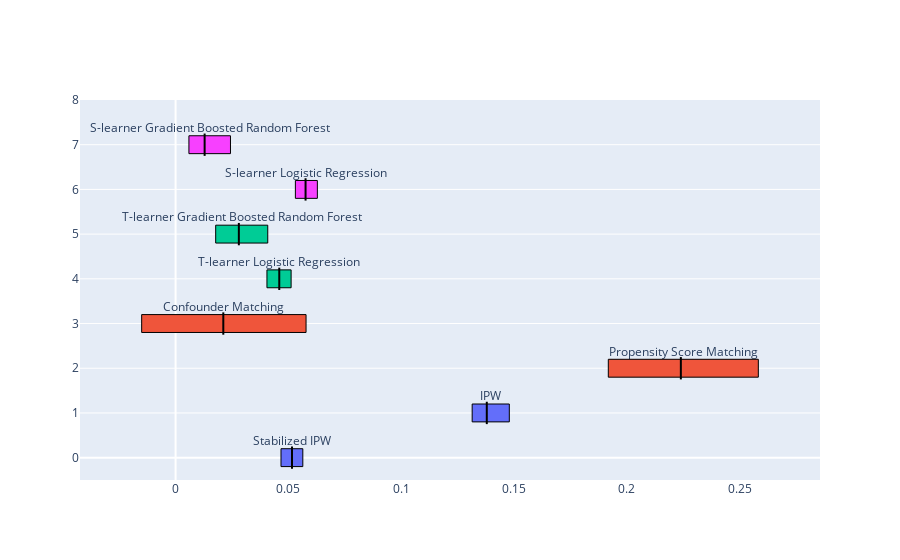

Notebook cell for this chart:
### Markdown cell above
##  Graphics

### Code cell
import plotly.graph_objects as go

# get the data for plots
eta_estimators = [
    stable_ate,
    ipw_ate,
    prop_match,
    conf_match,
    *model_ates_t.values(),
    *model_ates_s.values(),
]
all_CIs = [
    stable_ate_ci,
    ipw_ate_ci,
    prop_match_ci,
    conf_match_ci,
    *model_ates_ci_t.values(),
    *model_ates_ci_s.values(),
]

colors = [
    "#636EFA",
    "#636EFA",
    "#EF553B",
    "#EF553B",
    "#00CC96",
    "#00CC96",
    "#F740FF",
    "#F740FF",
]
texts = [
    "Stabilized IPW",
    "IPW",
    "Propensity Score Matching",
    "Confounder Matching",
    "T-learner Logistic Regression",
    "T-learner Gradient Boosted Random Forest",
    "S-learner Logistic Regression",
    "S-learner Gradient Boosted Random Forest",
]

# plot the data
# layout = go.Layout(title = f'ATE point estimators and CIs (vertical line is the point estimator, rectangle is the CI)',yaxis = go.layout.YAxis(showticklabels=False))
layout = go.Layout()
fig = go.Figure(layout=layout)
# Set axes properties
min_val, max_val = all_CIs[0][0], all_CIs[0][0]
for idx_estimators, estimators in enumerate(eta_estimators):
    eta_value = estimators
    CI_left = all_CIs[idx_estimators][0]
    CI_right = all_CIs[idx_estimators][1]

    if CI_left < min_val:
        min_val = CI_left
    if CI_right > max_val:
        max_val = CI_right

    # Rectangle
    fig.add_shape(
        type="rect",
        x0=CI_left,
        y0=idx_estimators - 0.2,
        x1=CI_right,
        y1=idx_estimators + 0.2,
        line=dict(color="black", width=1),
        fillcolor=colors[idx_estimators],
    )

    # line
    fig.add_shape(
        type="line",
        x0=eta_value,
        y0=idx_estimators - 0.25,
        x1=eta_value,
        y1=idx_estimators + 0.25,
        line=dict(color="black"),
        fillcolor=colors[idx_estimators],
    )

    # text
    fig.add_trace(
        go.Scatter(
            x=[(CI_right + CI_left) / 2],
            y=[idx_estimators + 0.35],
            text=[texts[idx_estimators]],
            mode="text",
            showlegend=False,
        )
    )

dif = max_val - min_val
fig.update_xaxes(range=[min_val - 0.1 * dif, max_val + 0.1 * dif], showgrid=False)
fig.update_yaxes(range=[-0.5, 8])
fig.show()

### Figure 1 — Plotly figure (JSON) as saved in the notebook; plotly's stock layout.template omitted (floating-point values rounded to 4 significant figures)
{"data": [{"mode": "text", "showlegend": false, "text": ["Stabilized IPW"], "type": "scatter", "x": [0.05156], "y": [0.35]}, {"mode": "text", "showlegend": false, "text": ["IPW"], "type": "scatter", "x": [0.1397], "y": [1.35]}, {"mode": "text", "showlegend": false, "text": ["Propensity Score Matching"], "type": "scatter", "x": [0.2251], "y": [2.35]}, {"mode": "text", "showlegend": false, "text": ["Confounder Matching"], "type": "scatter", "x": [0.0214], "y": [3.35]}, {"mode": "text", "showlegend": false, "text": ["T-learner Logistic Regression"], "type": "scatter", "x": [0.04586], "y": [4.35]}, {"mode": "text", "showlegend": false, "text": ["T-learner Gradient Boosted Random Forest"], "type": "scatter", "x": [0.02932], "y": [5.35]}, {"mode": "text", "showlegend": false, "text": ["S-learner Logistic Regression"], "type": "scatter", "x": [0.05798], "y": [6.35]}, {"mode": "text", "showlegend": false, "text": ["S-learner Gradient Boosted Random Forest"], "type": "scatter", "x": [0.01512], "y": [7.35]}], "layout": {"shapes": [{"fillcolor": "#636EFA", "line": {"color": "black", "width": 1}, "type": "rect", "x0": 0.04673, "x1": 0.0564, "y0": -0.2, "y1": 0.2}, {"fillcolor": "#636EFA", "line": {"color": "black"}, "type": "line", "x0": 0.05161, "x1": 0.05161, "y0": -0.25, "y1": 0.25}, {"fillcolor": "#636EFA", "line": {"color": "black", "width": 1}, "type": "rect", "x0": 0.1315, "x1": 0.148, "y0": 0.8, "y1": 1.2}, {"fillcolor": "#636EFA", "line": {"color": "black"}, "type": "line", "x0": 0.138, "x1": 0.138, "y0": 0.75, "y1": 1.25}, {"fillcolor": "#EF553B", "line": {"color": "black", "width": 1}, "type": "rect", "x0": 0.1918, "x1": 0.2583, "y0": 1.8, "y1": 2.2}, {"fillcolor": "#EF553B", "line": {"color": "black"}, "type": "line", "x0": 0.224, "x1": 0.224, "y0": 1.75, "y1": 2.25}, {"fillcolor": "#EF553B", "line": {"color": "black", "width": 1}, "type": "rect", "x0": -0.01504, "x1": 0.05784, "y0": 2.8, "y1": 3.2}, {"fillcolor": "#EF553B", "line": {"color": "black"}, "type": "line", "x0": 0.02115, "x1": 0.02115, "y0": 2.75, "y1": 3.25}, {"fillcolor": "#00CC96", "line": {"color": "black", "width": 1}, "type": "rect", "x0": 0.0405, "x1": 0.05122, "y0": 3.8, "y1": 4.2}, {"fillcolor": "#00CC96", "line": {"color": "black"}, "type": "line", "x0": 0.04596, "x1": 0.04596, "y0": 3.75, "y1": 4.25}, {"fillcolor": "#00CC96", "line": {"color": "black", "width": 1}, "type": "rect", "x0": 0.01777, "x1": 0.04086, "y0": 4.8, "y1": 5.2}, {"fillcolor": "#00CC96", "line": {"color": "black"}, "type": "line", "x0": 0.02805, "x1": 0.02805, "y0": 4.75, "y1": 5.25}, {"fillcolor": "#F740FF", "line": {"color": "black", "width": 1}, "type": "rect", "x0": 0.05311, "x1": 0.06285, "y0": 5.8, "y1": 6.2}, {"fillcolor": "#F740FF", "line": {"color": "black"}, "type": "line", "x0": 0.05762, "x1": 0.05762, "y0": 5.75, "y1": 6.25}, {"fillcolor": "#F740FF", "line": {"color": "black", "width": 1}, "type": "rect", "x0": 0.005903, "x1": 0.02433, "y0": 6.8, "y1": 7.2}, {"fillcolor": "#F740FF", "line": {"color": "black"}, "type": "line", "x0": 0.01287, "x1": 0.01287, "y0": 6.75, "y1": 7.25}], "xaxis": {"range": [-0.04238, 0.2857], "showgrid": false}, "yaxis": {"range": [-0.5, 8]}}}
